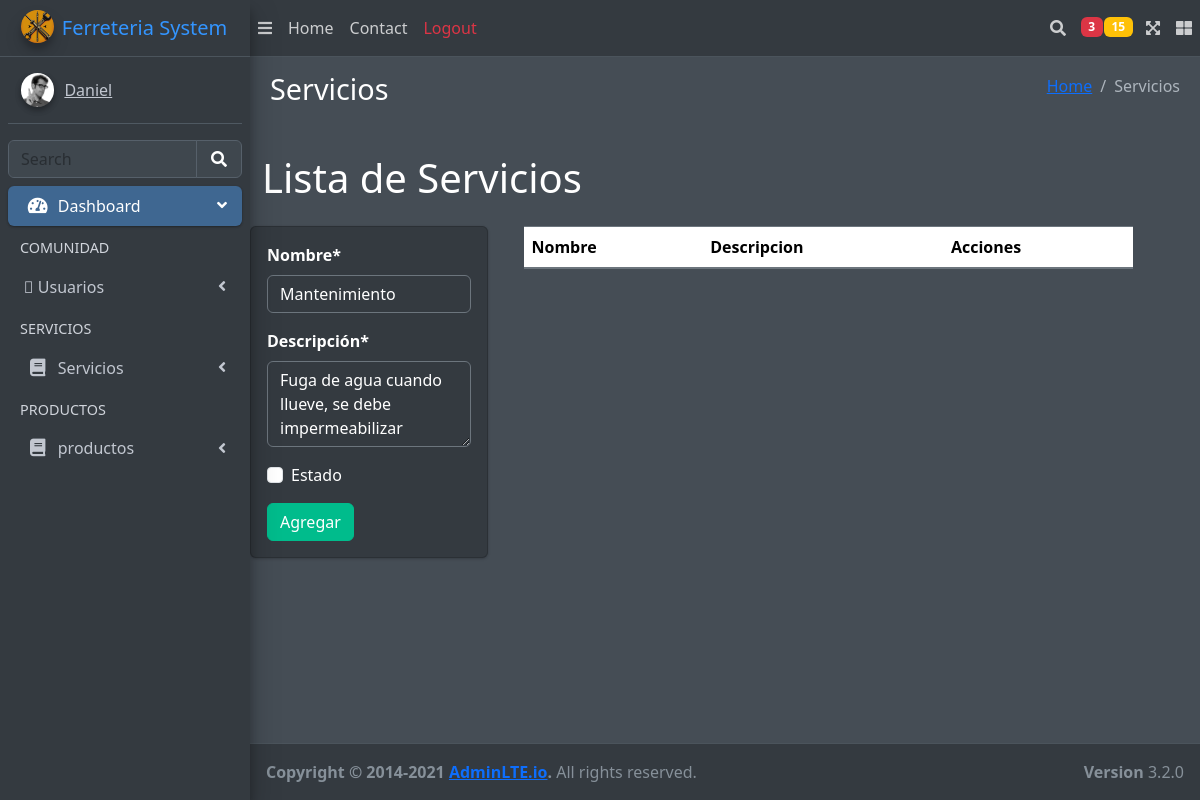
Page /servicios/servicio/1/ (signed in) on the committed database.
### servicios/models.py (models this page shows, shortened)
class Servicio(models.Model):
    nombre = models.CharField(max_length=45, verbose_name="Nombre")
    descripcion = models.CharField(max_length=200,verbose_name="Descripción")
    estado = models.BooleanField(default=True)

### servicios/views.py (the view, shortened to what this page needs)
# urls.py: path("servicios/", servicio_list_view, name="servicios-listar"),
def servicio_list_view(request, id=None):
    titulo = "Servicios"
    if request.method == 'POST' and id:
        servicio = Servicio.objects.get(id=id)
        form = ServicioEditarForm(request.POST, request.FILES, instance=servicio)
        if form.is_valid():
            servicio = form.save()
            messages.success(
                request, f'¡El Servicio se editó de forma exitosa!')
            return redirect("servicios-listar")
        else:
            form = ServicioEditarForm(
                request.POST, request.FILES, instance=servicio)
            messages.error(request, f'¡Error al editar servicio!')
    else:
        if (id):
            servicio = Servicio.objects.get(id=id)
            form = ServicioEditarForm(instance=servicio)
        else:
            form = ServicioForm()
    context = {
        "titulo": titulo,
        "form": form,
    }
    return render(request, 'admin/servicios/servicios.html', context)

### servicios/forms.py
class ServicioEditarForm(ModelForm):
    class Meta:
        model = Servicio
        fields = "__all__"
        widgets = {
            'descripcion': forms.Textarea(attrs={'rows': 3}),
        }

### aplicacion/templates/admin/servicios/servicios.html (shortened to what this page needs)
{% extends '../../layouts/partials/admin/body.html' %}
{% load crispy_forms_tags %}
{% block contenido %}
  <div class="container">
    <h1 class="my-4">Lista de Servicios</h1>
    <div class="row">
      <div class="rounded card p-3 col-md-3">
        <form method="POST" enctype="multipart/form-data">
          {{ form|crispy }}
          <input class="btn btn-success" type="submit" value="Agregar" />
        </form>
      </div>
      <div class="col-md-8 ms-4">
        <table class="table table-striped" id="usuarios-table">
          <thead>
            <tr>
              <th scope="col">Nombre</th>
              <th scope="col">Descripcion</th>
              <th scope="col">Acciones</th>
            </tr>
          </thead>
        </table>
      </div>
    </div>
  </div>
{% endblock %}

### aplicacion/templates/layouts/partials/admin/sidebar.html (shortened to what this page needs)
 {% load static %}
 <aside class="main-sidebar sidebar-dark-primary elevation-4">
    <a href="#" class="brand-link">
      <img
        src="{% static '\img\Designer.jpeg' %}"
        alt="Wsystem Logo"
        class="brand-image img-circle elevation-3"
        style="opacity: 0.8"
      />
      <span class="brand-text font-weight-light">Ferreteria System</span>
    </a>
    <div class="sidebar">
      <div class="user-panel mt-3 pb-3 mb-3 d-flex">
        <div class="image">
          <img
            src="{% static 'img/user2-160x160.jpg' %}"
            class="img-circle elevation-2"
            alt="User Image"
          />
        </div>
        <div class="info">
          <a href="#" class="d-block">{{user.username}}</a>
        </div>
      </div>
      <div class="form-inline">
        <div class="input-group" data-widget="sidebar-search">
          <input
            class="form-control form-control-sidebar"
            type="search"
            placeholder="Search"
            aria-label="Search"
          />
          <div class="input-group-append">
            <button class="btn btn-sidebar">
              <i class="fas fa-search fa-fw"></i>
            </button>
          </div>
        </div>
      </div>
      <nav class="mt-2">
        <ul
          class="nav nav-pills nav-sidebar flex-column"
          data-widget="treeview"
          role="menu"
          data-accordion="false"
        >
          <li class="nav-item menu-open">
            <a href="#" class="nav-link active">
              <i class="nav-icon fas fa-tachometer-alt"></i>
              <p>
                Dashboard
                <i class="right fas fa-angle-left"></i>
              </p>
            </a>
            <ul class="nav nav-treeview">
              <li class="nav-header">COMUNIDAD</li>
              <li class="nav-item">
                <a href="#" class="nav-link">
                  <i class="fa-solid fa-users"></i>
                  <p>
                    Usuarios
                    <i class="fas fa-angle-left right"></i>
                  </p>
                </a>
              </li>
            </ul>
            <ul class="nav nav-treeview">
              <li class="nav-header">SERVICIOS</li>
              <li class="nav-item">
                <a href="#" class="nav-link">
                  <i class="nav-icon fas fa-book"></i>
                  <p>
                    Servicios
                    <i class="fas fa-angle-left right"></i>
                  </p>
                </a>
              </li>
            </ul>
            <ul class="nav nav-treeview">
              <li class="nav-header">PRODUCTOS</li>
              <li class="nav-item">
                <a href="#" class="nav-link">
                  <i class="nav-icon fas fa-book"></i>
                  <p>
                    productos
                    <i class="fas fa-angle-left right"></i>
                  </p>
                </a>
              </li>
            </ul>
      </nav>
    </div>
  </aside>

### rows in the picture
Servicio: nombre "Mantenimiento", descripcion "Fuga de agua cuando llueve, se debe impermeabilizar"

### other values in the picture
{{ user.username }} "Daniel"
{{ titulo }} "Servicios"
